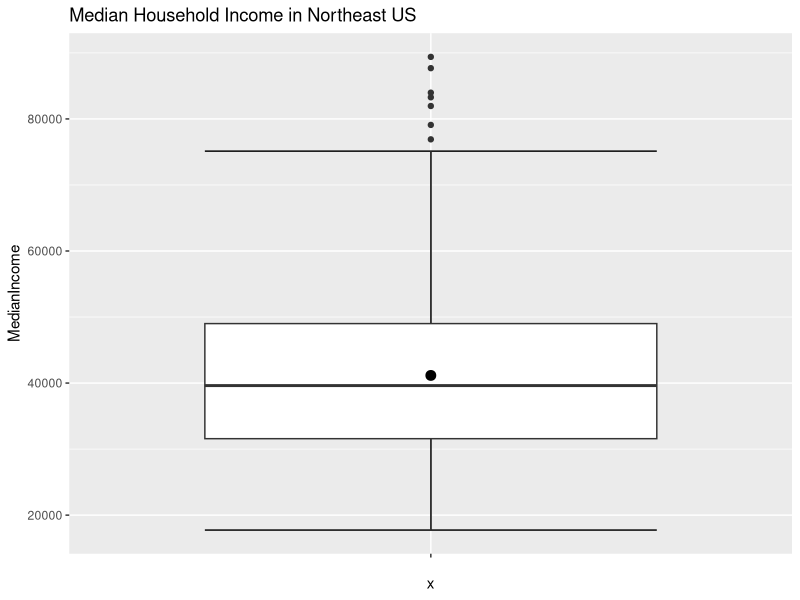
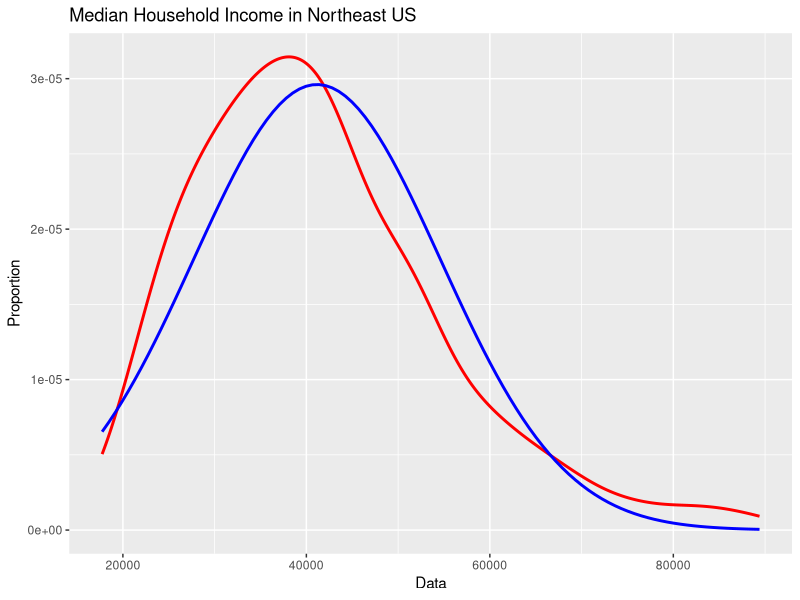
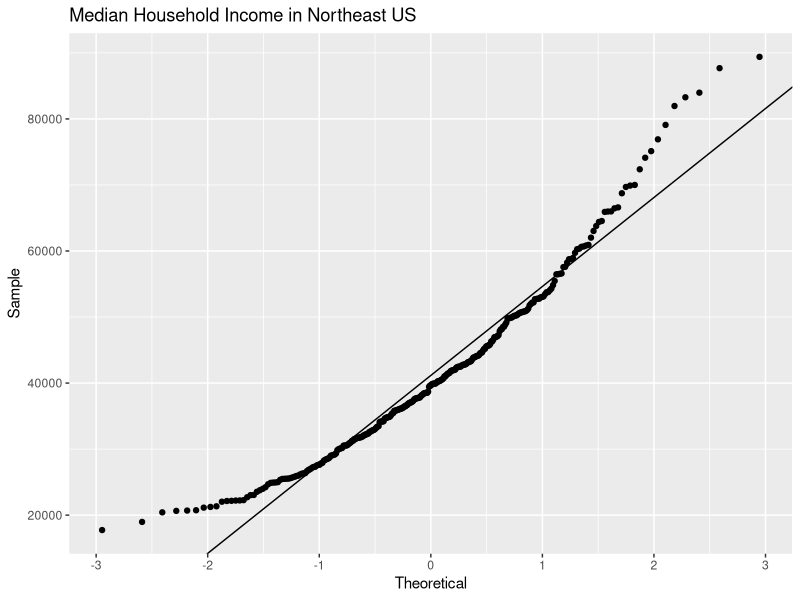
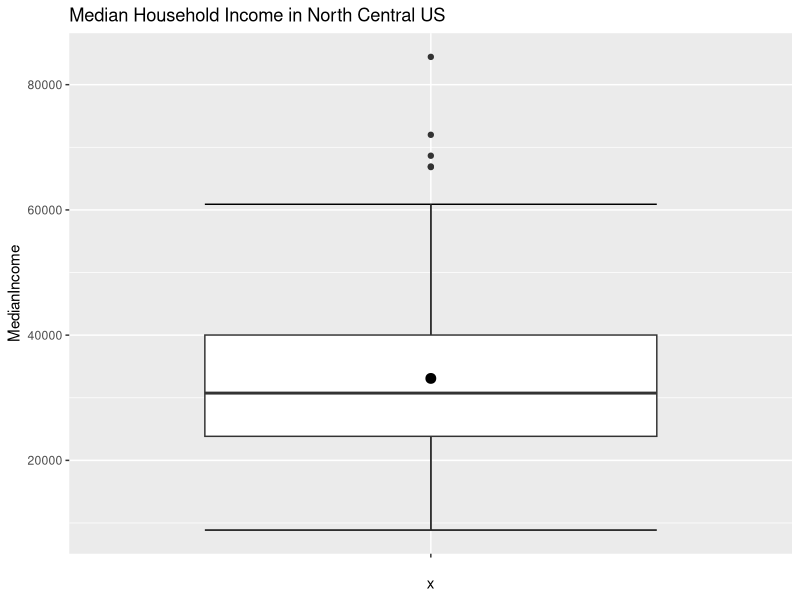
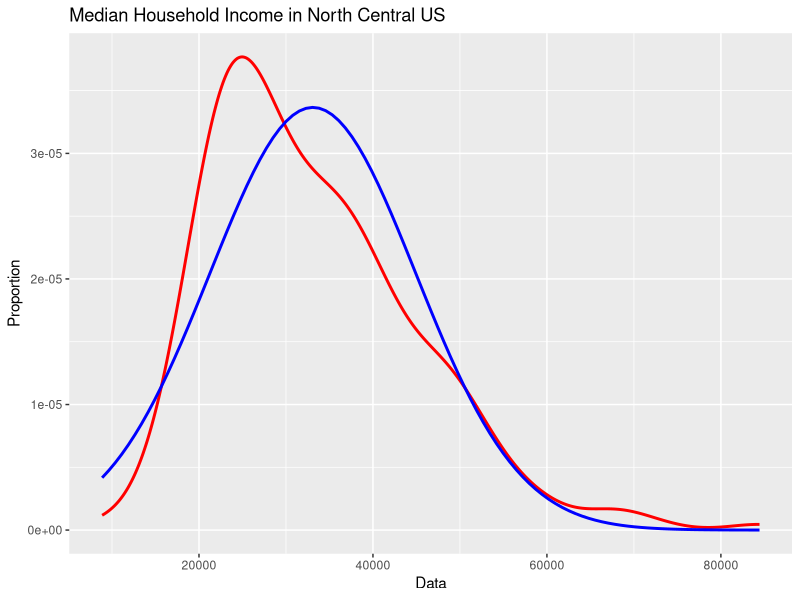
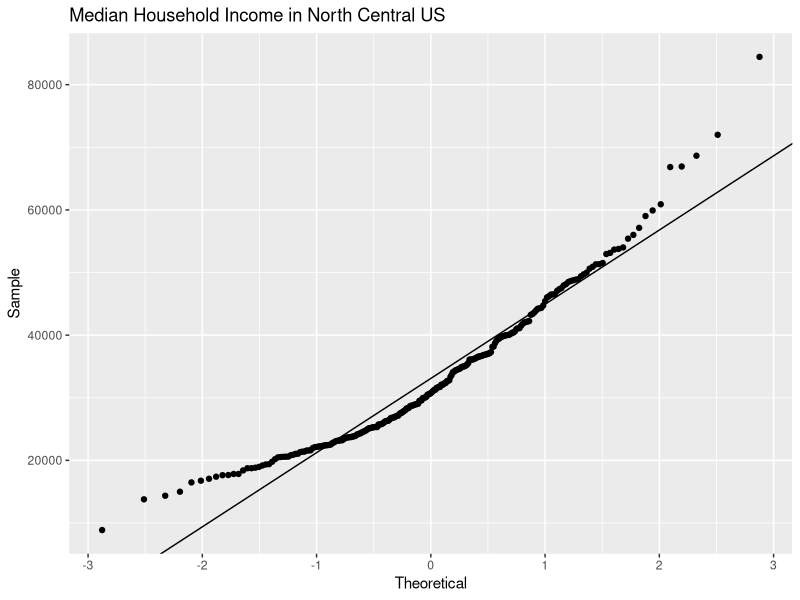
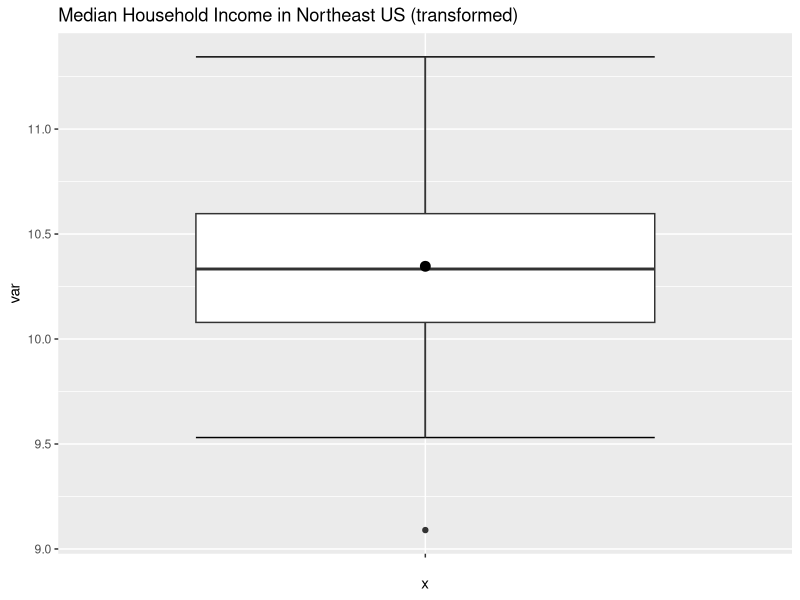
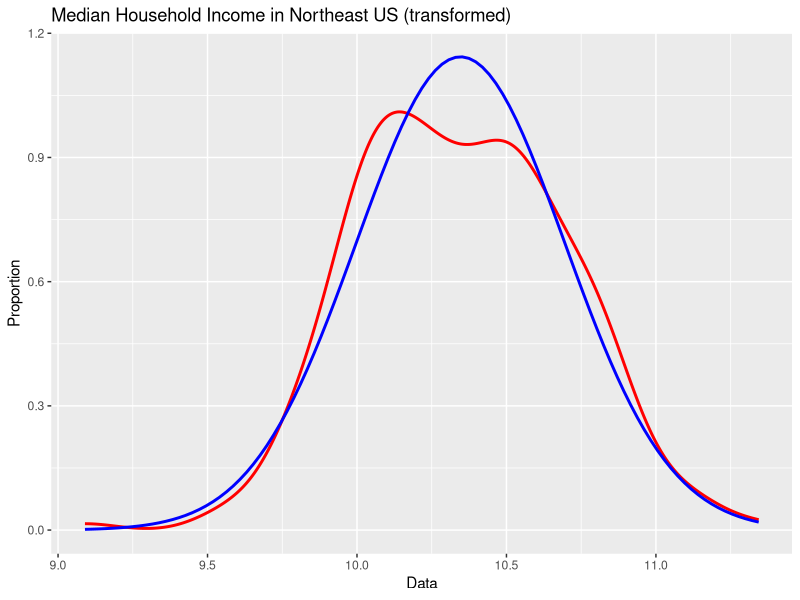

R code for these plots, in order:
#####
# Jordan Mayer
# STAT 350
# Lab 07
# March 29, 2018
#####

# setup
setwd("W:/Courses Spring 2018/STAT 350/STAT 350 Labs/Lab 07")
  # set working directory
library(ggplot2)  # set up ggplot2 for plotting
graphics.off()  # close any open figures
USData <- read.table("US_Data.txt", header=TRUE, sep="\t")  # get US Data
US_clean <- USData[complete.cases(USData),]  # clean US Data
US_NE <- subset(US_clean, Region == "NE") # subset for Northeast region only
US_NC <- subset(US_clean, Region == "NC") # subset for North Central region only
US_ESDiff <- US_clean$EducationSpendingP2 - US_clean$EducationSpending
  # differences in education spending between period 2 and period 1

### PART B ###
# create plots for Northeast median income and North Central median income
for (reg in c("NE", "NC")) {
  # attach dataset
  if (reg == "NE") {
    attach(US_NE)
    title = "Median Household Income in Northeast US"
  }
  else {
    attach(US_NC)
    title = "Median Household Income in North Central US"
  }
  # boxplot
  box <- ggplot(data.frame(MedianIncome=MedianIncome),aes(x="",y=MedianIncome))+
    stat_boxplot(geom="errorbar")+
    geom_boxplot()+
    ggtitle("Test Scores")+
    stat_summary(fun.y=mean,col="black",geom="point",size=3)+
    ggtitle(title)
  ggsave(filename=paste("box",reg,".png"),box,height=6,width=6)
  
  # histogram
  hist <- ggplot(data.frame(MedianIncome=MedianIncome),aes(MedianIncome))+
    geom_histogram(aes(y=..density..),
                   bins=sqrt(length(MedianIncome))+2,
                   fill="grey",col="black")+
    geom_density(col="red",lwd=1)+
    stat_function(fun=dnorm,args=list(mean=mean(MedianIncome),
                                      sd=sd(MedianIncome)),
                  col="blue",lwd=1)+
    ggtitle(title)+
    xlab("Data")+
    ylab("Proportion")
  ggsave(filename=paste("hist",reg,".png"),hist,height=6,width=6)
  # normal probability plot
  #windows()
  qq <- ggplot(data.frame(MedianIncome),aes(sample=MedianIncome))+
    stat_qq()+
    geom_abline(slope=sd(MedianIncome),intercept=mean(MedianIncome))+
    ggtitle(title)+
    xlab("Theoretical")+
    ylab("Sample")
  ggsave(filename=paste("qq",reg,".png"),qq,height=6,width=6)
  # detach dataset
  if (reg == "NE") {
    detach(US_NE)
  }
  else {
    detach(US_NC)
  }
}

# data are not normally distributed -> transform using log
US_NE_MIlog <- log(US_NE$MedianIncome)  # transformed NE median income
US_NC_MIlog <- log(US_NC$MedianIncome)  # transformed NC median income
# create plots for transformed data
### PART B ###
# create plots for Northeast median income and North Central median income
for (reg in c("NElog", "NClog")) {
  # attach dataset
  if (reg == "NElog") {
    var = US_NC_MIlog 
    title = "Median Household Income in Northeast US (transformed)"
  }
  else {
    var = US_NC_MIlog
    title = "Median Household Income in North Central US (transformed)"
  }
  # boxplot
  box <- ggplot(data.frame(var),aes(x="",y=var),height=6,width=6)+
    stat_boxplot(geom="errorbar")+
    geom_boxplot()+
    ggtitle("Test Scores")+
    stat_summary(fun.y=mean,col="black",geom="point",size=3)+
    ggtitle(title)
  ggsave(filename=paste("box",reg,".png"),box,height=6,width=6)
  
  # histogram
  hist <- ggplot(data.frame(var),aes(var),height=6,width=6)+
    geom_histogram(aes(y=..density..),
                   bins=sqrt(length(var))+2,
                   fill="grey",col="black")+
    geom_density(col="red",lwd=1)+
    stat_function(fun=dnorm,args=list(mean=mean(var),
                                      sd=sd(var)),
                  col="blue",lwd=1)+
    ggtitle(title)+
    xlab("Data")+
    ylab("Proportion")
  ggsave(filename=paste("hist",reg,".png"),hist,height=6,width=6)
  # normal probability plot
  #windows()
  qq <- ggplot(data.frame(var),aes(sample=var),height=6,width=6)+
    stat_qq()+
    geom_abline(slope=sd(var),intercept=mean(var))+
    ggtitle(title)+
    xlab("Theoretical")+
    ylab("Sample")
  ggsave(filename=paste("qq",reg,".png"),qq,height=6,width=6)
}

# conduct two-sample independent hypothesis test, two-sided
t.test(US_NE_MIlog, US_NC_MIlog, mu=0, conf.level=0.95,
       alternative="two.sided", paired=FALSE)

### PART C ###
# create plots of difference in mean
title="Difference in Education Spending between Period 2 and Period 1"
# boxplot
box <- ggplot(data.frame(US_ESDiff),aes(x="",y=US_ESDiff))+
  stat_boxplot(geom="errorbar")+
  geom_boxplot()+
  ggtitle(title)+
  stat_summary(fun.y=mean,col="black",geom="point",size=3)
ggsave(filename="box ED.png",box,height=6,width=6)
# histogram
hist <- ggplot(data.frame(US_ESDiff),aes(US_ESDiff))+
  geom_histogram(aes(y=..density..),
                 bins=sqrt(length(US_ESDiff))+2,
                 fill="grey",col="black")+
  geom_density(col="red",lwd=1)+
  stat_function(fun=dnorm,args=list(mean=mean(US_ESDiff),
                                    sd=sd(US_ESDiff)),
                col="blue",lwd=1)+
  ggtitle(title)+
  xlab("Data")+
  ylab("Proportion")
ggsave(filename="hist ED.png",hist,height=6,width=6)
# normal probability plot
qq <- ggplot(data.frame(US_ESDiff),aes(sample=US_ESDiff))+
  stat_qq()+
  geom_abline(slope=sd(US_ESDiff),intercept=mean(US_ESDiff))+
  ggtitle(title)+
  xlab("Theoretical")+
  ylab("Sample")
ggsave(filename="qq ED.png",qq,height=6,width=6)

# conduct one-sided hypothesis test with difference, greater
t.test(US_ESDiff, mu=70, conf.level=0.95,alternative="greater")
